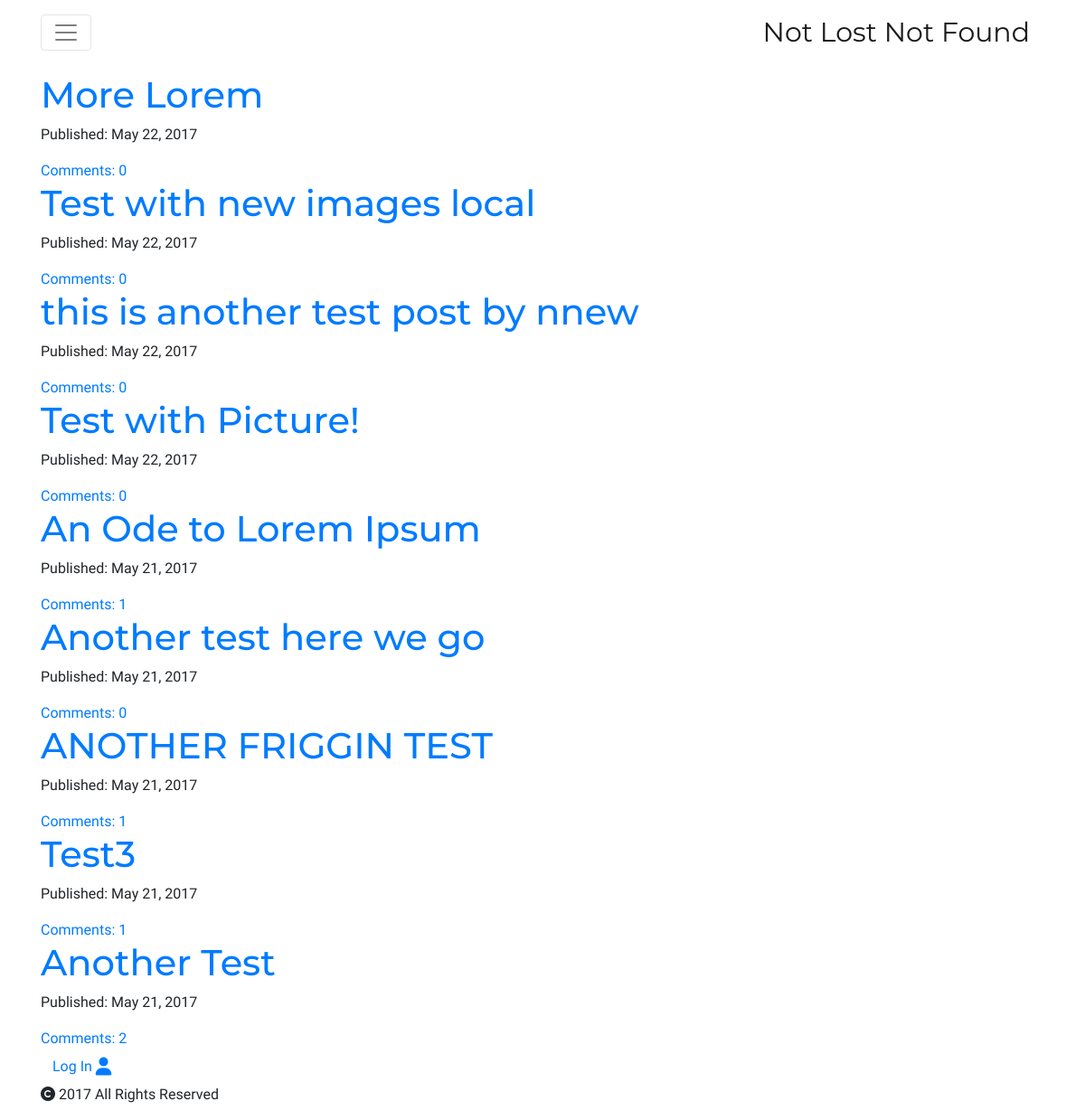
/posts/, run on the app's committed database.
### blog/models.py (models this page shows, shortened)
class Post(models.Model):
	author = models.ForeignKey('auth.User')
	title = models.CharField(max_length=200)
	text = RichTextUploadingField()
	feature = models.ImageField(upload_to='uploads/%Y/%m/%d',blank=True)
	create_date = models.DateTimeField(default=timezone.now)
	published_date = models.DateTimeField(blank=True,null=True)
	def approve_comment(self):
		return self.comments.filter(approved_comment=True)

### blog/views.py (the view)
class PostListView(ListView):
	model = Post
	def get_queryset(self):
		return Post.objects.filter(published_date__lte=timezone.now()).order_by('-published_date')

### blog/templates/blog/post_list.html (shortened to what this page needs)
{% extends "base.html" %}
{% block content %}
	<div class="centerstage">
		{% for post in post_list %}
		<div class="post">
			<h1><a href="{% url 'post_detail' pk=post.pk %}">{{ post.title }}</a></h1>
			<div class="date">
				<p>Published: {{ post.published_date|date:"M  d, Y" }}</p>
			</div>
			<a href="{% url 'post_detail' pk=post.pk %}">Comments: {{ post.approve_comment.count }}</a>
		</div>
		{% endfor %}
	</div>
{% endblock content %}

### blog/static/css/blog.css (style rules this page uses)
body { font-family: 'PT Sans', sans-serif; }
h1 { font-family: 'Montserrat', sans-serif; }
.centerstage { margin-left: auto; margin-right: auto; }

### data on the page
Post: title "More Lorem", published_date "May 22, 2017", approve_comment.count "0"
Post: title "Test with new images local", published_date "May 22, 2017", approve_comment.count "0"
Post: title "this is another test post by nnew", published_date "May 22, 2017", approve_comment.count "0"
Post: title "Test with Picture!", published_date "May 22, 2017", approve_comment.count "0"
Post: title "An Ode to Lorem Ipsum", published_date "May 21, 2017", approve_comment.count "1"
Post: title "Another test here we go", published_date "May 21, 2017", approve_comment.count "0"
Post: title "ANOTHER FRIGGIN TEST", published_date "May 21, 2017", approve_comment.count "1"
Post: title "Test3", published_date "May 21, 2017", approve_comment.count "1"
Post: title "Another Test", published_date "May 21, 2017", approve_comment.count "2"
